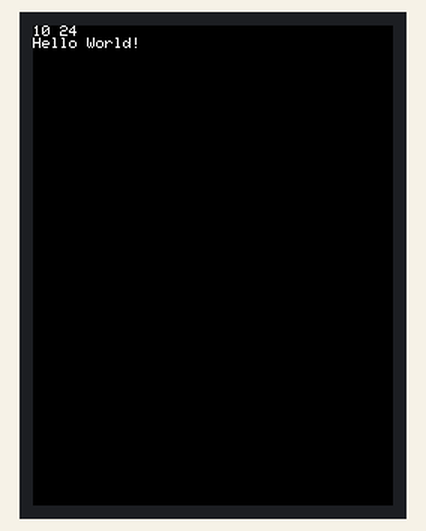
This sketch was run on a simulated Arduino Uno, built with avr-gcc and run on an emulated ATmega328P. Shown: 240×320 colour display. The local clock reads 2024-03-15 10:24:30 at power-on unless the sketch sets it.

Above: at 4.4 s.

The sketch:

RTCExample.ino
```cpp
// Date and time functions using a DS1307 RTC connected via I2C and Wire lib
#include "RTClib.h"
#include "SPI.h"
#include "Adafruit_GFX.h"
#include "Adafruit_ILI9341.h"
#include <stdint.h>
#include "TouchScreen.h"


// For the Adafruit shield, these are the default.
#define TFT_DC 9
#define TFT_CS 10

// Touchscreen definitions
#define YP A2  // must be an analog pin, use "An" notation!
#define XM A3  // must be an analog pin, use "An" notation!
#define YM 8   // can be a digital pin
#define XP 9   // can be a digital pin

#define TS_MAXX 942
#define TS_MAXY 890
#define TS_MINX 122
#define TS_MINY 111

#define LINECOLOR1 0xEBD5

RTC_DS1307 rtc;

TouchScreen ts = TouchScreen(XP, YP, XM, YM, 300);

// Use hardware SPI (on Uno, #13, #12, #11) and the above  CS/DC
Adafruit_ILI9341 tft = Adafruit_ILI9341(TFT_CS, TFT_DC);

char daysOfTheWeek[7][12] = {"Sunday", "Monday", "Tuesday", "Wednesday", "Thursday", "Friday", "Saturday"};

void setup () {
  delay(3000);
  tft.begin();
  tft.fillScreen(ILI9341_BLACK);

  if (! rtc.begin()) {
    while (1);
  }

  if (! rtc.isrunning()) {
    // following line sets the RTC to the date & time this sketch was compiled
    rtc.adjust(DateTime(F(__DATE__), F(__TIME__)));
  }
  delay(1000);
}

void loop () {
    DateTime now = rtc.now();
/*
    Serial.print(now.year(), DEC);
    Serial.print('/');
    Serial.print(now.month(), DEC);
    Serial.print('/');
    Serial.print(now.day(), DEC);
    Serial.print(" (");
    Serial.print(daysOfTheWeek[now.dayOfTheWeek()]);
    Serial.print(") ");
    Serial.print(now.hour(), DEC);
    Serial.print(':');
    Serial.print(now.minute(), DEC);

    Serial.println();
    */
    tft.fillScreen(ILI9341_BLACK);
    tft.setCursor(0, 0);
    tft.setTextColor(ILI9341_WHITE);  tft.setTextSize(1);
    String cur_hour = String(now.hour());
    String cur_min = String(now.minute());
    tft.println(cur_hour + " " + cur_min);
    tft.println("Hello World!");
    delay(3000);
}
```

Measured:
- what the display in image 0 shows lasts 3.0 s, from 4.3 s to 7.3 s
